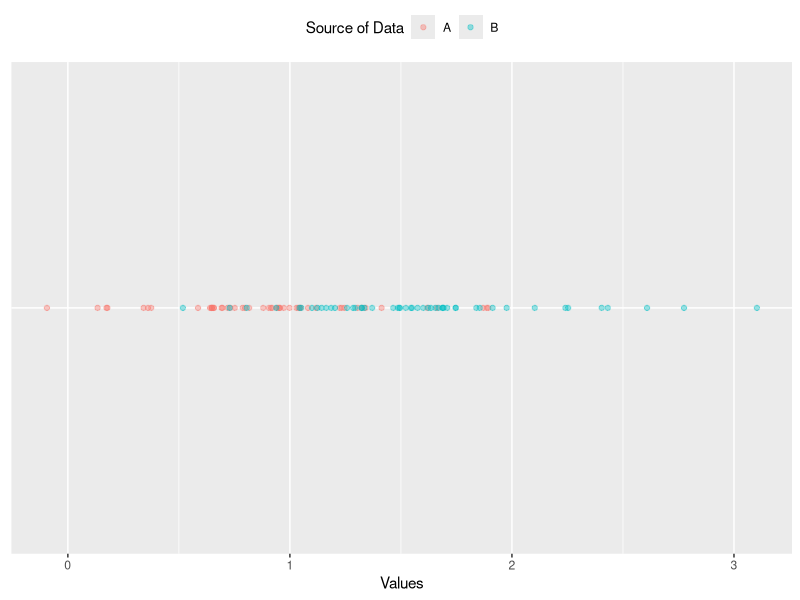
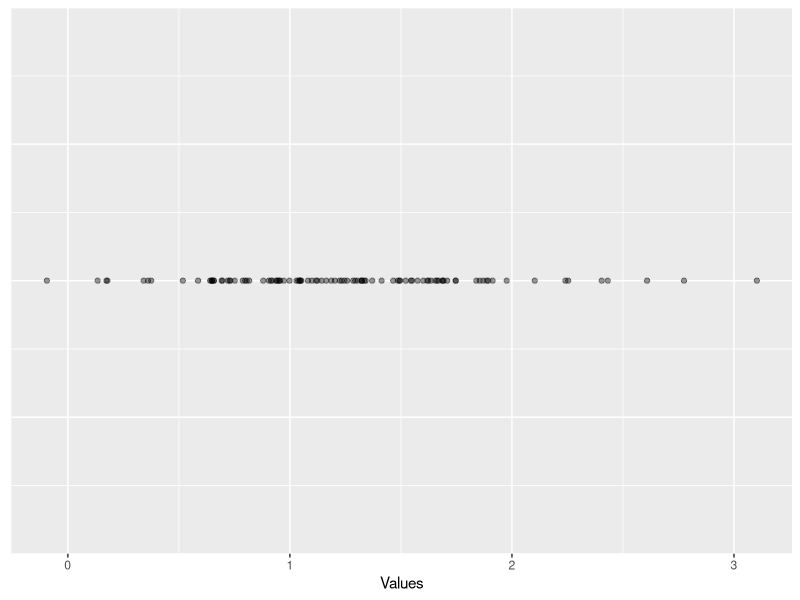
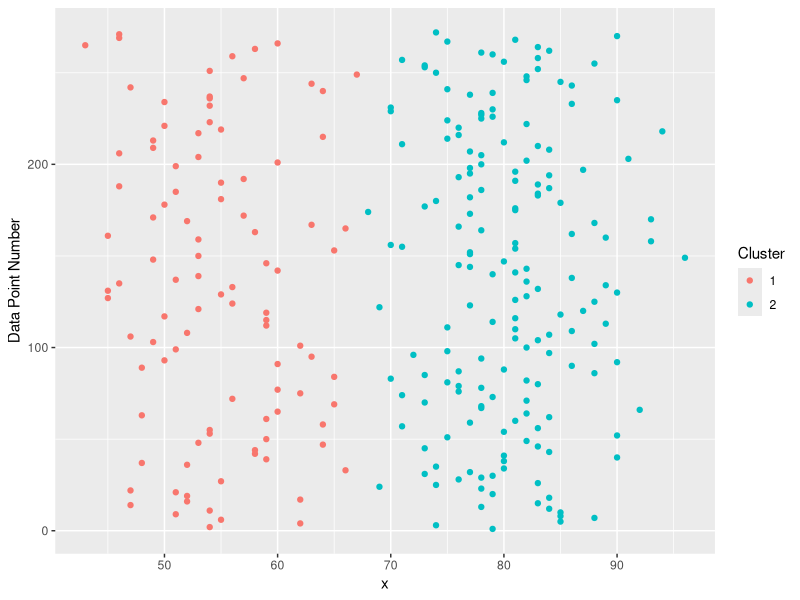
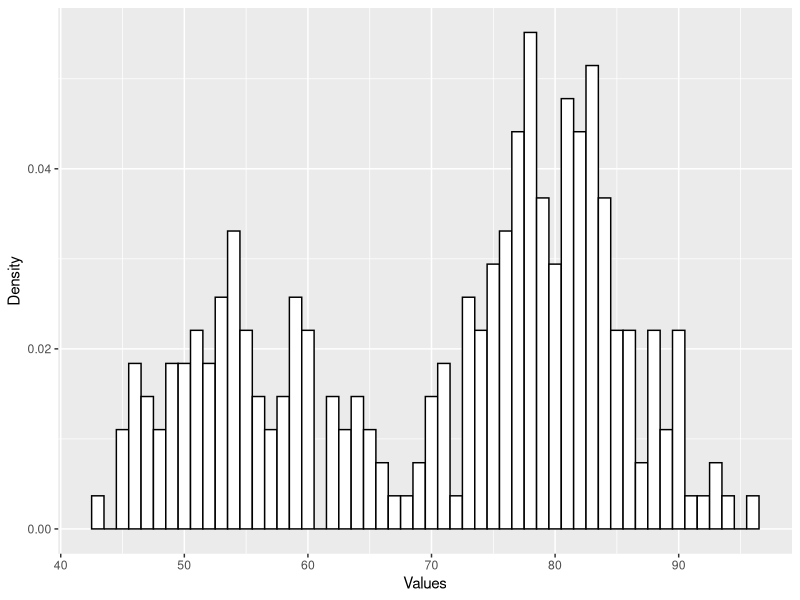

R code for these plots, in order:
## ---- chunk 1
library("knitr")
knitr::opts_chunk$set(fig.path="{{ site.url }}/assets/gmm-em/")
## ---- chunk 2
library("ggplot2")
library("dplyr")
library("reshape2")

options(scipen = 999)

comp1.vals <- data_frame(comp = "A", 
                         vals = rnorm(50, mean = 1, sd = 0.5))
comp2.vals <- data_frame(comp = "B", 
                         vals = rnorm(50, mean = 1.5, sd = 0.5))

vals.df <- bind_rows(comp1.vals, comp2.vals)

vals.df %>%
  ggplot(aes(x = vals, y = "A", color = factor(comp))) +
  geom_point(alpha = 0.4) +
  scale_color_discrete(name = "Source of Data") +
  xlab("Values") +
  theme(axis.ticks.y = element_blank(),
				axis.text.y = element_blank(),
				axis.title.y = element_blank(),
				legend.position = "top")
## ---- chunk 3
vals.df %>%
  group_by(comp) %>%
  summarize(mean_vals = mean(vals),
            sd_vals = sd(vals))
## ---- chunk 4
vals.df %>%
  ggplot(aes(x = vals, y = 0)) +
  geom_point(alpha = 0.4) +
	xlab("Values") +
  theme(axis.ticks.y = element_blank(),
				axis.text.y = element_blank(),
				axis.title.y = element_blank())
## ---- chunk 5
wait <- faithful$waiting

wait.kmeans <- kmeans(wait, 2)
wait.kmeans.cluster <- wait.kmeans$cluster

wait.df <- data_frame(x = wait, cluster = wait.kmeans.cluster)

wait.df %>%
  mutate(num = row_number()) %>%
  ggplot(aes(y = num, x = x, color = factor(cluster))) +
  geom_point() +
  ylab("Values") +
  ylab("Data Point Number") +
  scale_color_discrete(name = "Cluster")
## ---- chunk 6
wait.summary.df <- wait.df %>%
	group_by(cluster) %>%
	summarize(mu = mean(x), std = sd(x), size = n())

wait.summary.df %>%
	select(cluster, mu, std)
## ---- chunk 7
wait.summary.df <- wait.summary.df %>%
	mutate(alpha = size / sum(size))

wait.summary.df %>%
	select(cluster, size, alpha)
## ---- chunk 8
comp1.prod <- 
  dnorm(66, wait.summary.df$mu[1], wait.summary.df$std[1]) *
  wait.summary.df$alpha[1]
## ---- chunk 9
comp2.prod <- 
  dnorm(66, wait.summary.df$mu[2], wait.summary.df$std[2]) *
  wait.summary.df$alpha[2]

normalizer <- comp1.prod + comp2.prod
## ---- chunk 10
comp1.prod / normalizer
## ---- chunk 11
comp1.prod <- dnorm(x = wait, mean = wait.summary.df$mu[1], 
                    sd = wait.summary.df$std[1]) * wait.summary.df$alpha[1]

comp2.prod <- dnorm(x = wait, mean = wait.summary.df$mu[2], 
                    sd = wait.summary.df$std[2]) * wait.summary.df$alpha[2]

normalizer <- comp1.prod + comp2.prod

comp1.post <- comp1.prod / normalizer
comp2.post <- comp2.prod / normalizer
## ---- chunk 12
comp1.n <- sum(comp1.prod)
comp2.n <- sum(comp2.prod)

comp1.mu <- 1/comp1.n * sum(comp1.post * wait)
comp2.mu <- 1/comp2.n * sum(comp2.post * wait)

comp1.var <- sum(comp1.post * (wait - comp1.mu)^2) * 1/comp1.n
comp2.var <- sum(comp2.post * (wait - comp2.mu)^2) * 1/comp2.n

comp1.alpha <- comp1.n / length(wait)
comp2.alpha <- comp2.n / length(wait)

comp.params.df <- data.frame(comp = c("comp1", "comp2"),
                             comp.mu = c(comp1.mu, comp2.mu),
                             comp.var = c(comp1.var, comp2.var),
                             comp.alpha = c(comp1.alpha, comp2.alpha),
                             comp.cal = c("self", "self"))
## ---- chunk 13
# Already calculate component responsibilities for each data point from above
sum.of.comps <- comp1.prod + comp2.prod
sum.of.comps.ln <- log(sum.of.comps, base = exp(1))
sum(sum.of.comps.ln)
## ---- chunk 14
#' Expectation Step of the EM Algorithm
#'
#' Calculate the posterior probabilities (soft labels) that each component
#' has to each data point.
#'
#' @param sd.vector Vector containing the standard deviations of each component
#' @param sd.vector Vector containing the mean of each component
#' @param alpha.vector Vector containing the mixing weights  of each component
#' @return Named list containing the loglik and posterior.df
e_step <- function(x, mu.vector, sd.vector, alpha.vector) {
  comp1.prod <- dnorm(x, mu.vector[1], sd.vector[1]) * alpha.vector[1]
  comp2.prod <- dnorm(x, mu.vector[2], sd.vector[2]) * alpha.vector[2]
  sum.of.comps <- comp1.prod + comp2.prod
  comp1.post <- comp1.prod / sum.of.comps
  comp2.post <- comp2.prod / sum.of.comps

  sum.of.comps.ln <- log(sum.of.comps, base = exp(1))
  sum.of.comps.ln.sum <- sum(sum.of.comps.ln)

  list("loglik" = sum.of.comps.ln.sum,
       "posterior.df" = cbind(comp1.post, comp2.post))
}

#' Maximization Step of the EM Algorithm
#'
#' Update the Component Parameters
#'
#' @param x Input data.
#' @param posterior.df Posterior probability data.frame.
#' @return Named list containing the mean (mu), variance (var), and mixing
#'   weights (alpha) for each component.
m_step <- function(x, posterior.df) {
  comp1.n <- sum(posterior.df[, 1])
  comp2.n <- sum(posterior.df[, 2])

  comp1.mu <- 1/comp1.n * sum(posterior.df[, 1] * x)
  comp2.mu <- 1/comp2.n * sum(posterior.df[, 2] * x)

  comp1.var <- sum(posterior.df[, 1] * (x - comp1.mu)^2) * 1/comp1.n
  comp2.var <- sum(posterior.df[, 2] * (x - comp2.mu)^2) * 1/comp2.n

  comp1.alpha <- comp1.n / length(x)
  comp2.alpha <- comp2.n / length(x)

  list("mu" = c(comp1.mu, comp2.mu),
       "var" = c(comp1.var, comp2.var),
       "alpha" = c(comp1.alpha, comp2.alpha))
}
## ---- chunk 15
for (i in 1:50) {
  if (i == 1) {
    # Initialization
    e.step <- e_step(wait, wait.summary.df[["mu"]], wait.summary.df[["std"]],
                     wait.summary.df[["alpha"]])
    m.step <- m_step(wait, e.step[["posterior.df"]])
    cur.loglik <- e.step[["loglik"]]
    loglik.vector <- e.step[["loglik"]]
  } else {
    # Repeat E and M steps till convergence
    e.step <- e_step(wait, m.step[["mu"]], sqrt(m.step[["var"]]), 
                     m.step[["alpha"]])
    m.step <- m_step(wait, e.step[["posterior.df"]])
    loglik.vector <- c(loglik.vector, e.step[["loglik"]])

    loglik.diff <- abs((cur.loglik - e.step[["loglik"]]))
    if(loglik.diff < 1e-6) {
      break
    } else {
      cur.loglik <- e.step[["loglik"]]
    }
  }
}
loglik.vector
## ---- chunk 16
m.step
## ---- chunk 17
#' Plot a Mixture Component
#' 
#' @param x Input Data
#' @param mu Mean of Component
#' @param sigma Standard of Component
#' @param lam Mixture Weight of Component
plot_mix_comps <- function(x, mu, sigma, lam) {
  lam * dnorm(x, mu, sigma)
}

data.frame(x = wait) %>%
  ggplot() +
  geom_histogram(aes(x, ..density..), binwidth = 1, colour = "black", 
                 fill = "white") +
  stat_function(geom = "line", fun = plot_mix_comps,
                arg = list(m.step$mu[1], sqrt(m.step$var[1]), 
                           lam = m.step$alpha[1]),
                colour = "red", lwd = 1.5) +
  stat_function(geom = "line", fun = plot_mix_comps,
                arg = list(m.step$mu[2], sqrt(m.step$var[2]), 
                           lam = m.step$alpha[2]),
                colour = "blue", lwd = 1.5) +
  ylab("Density") +
  xlab("Values")
